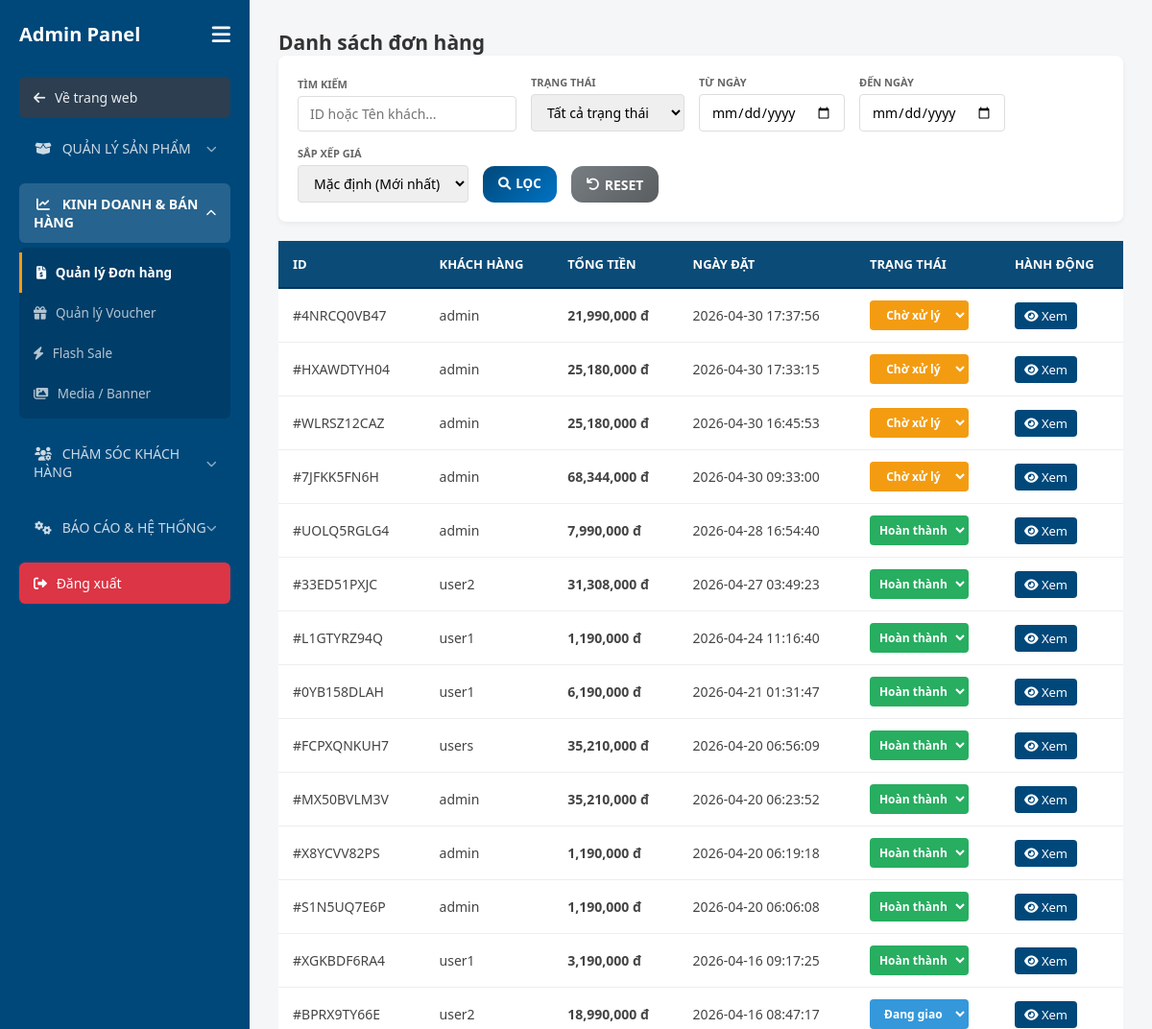
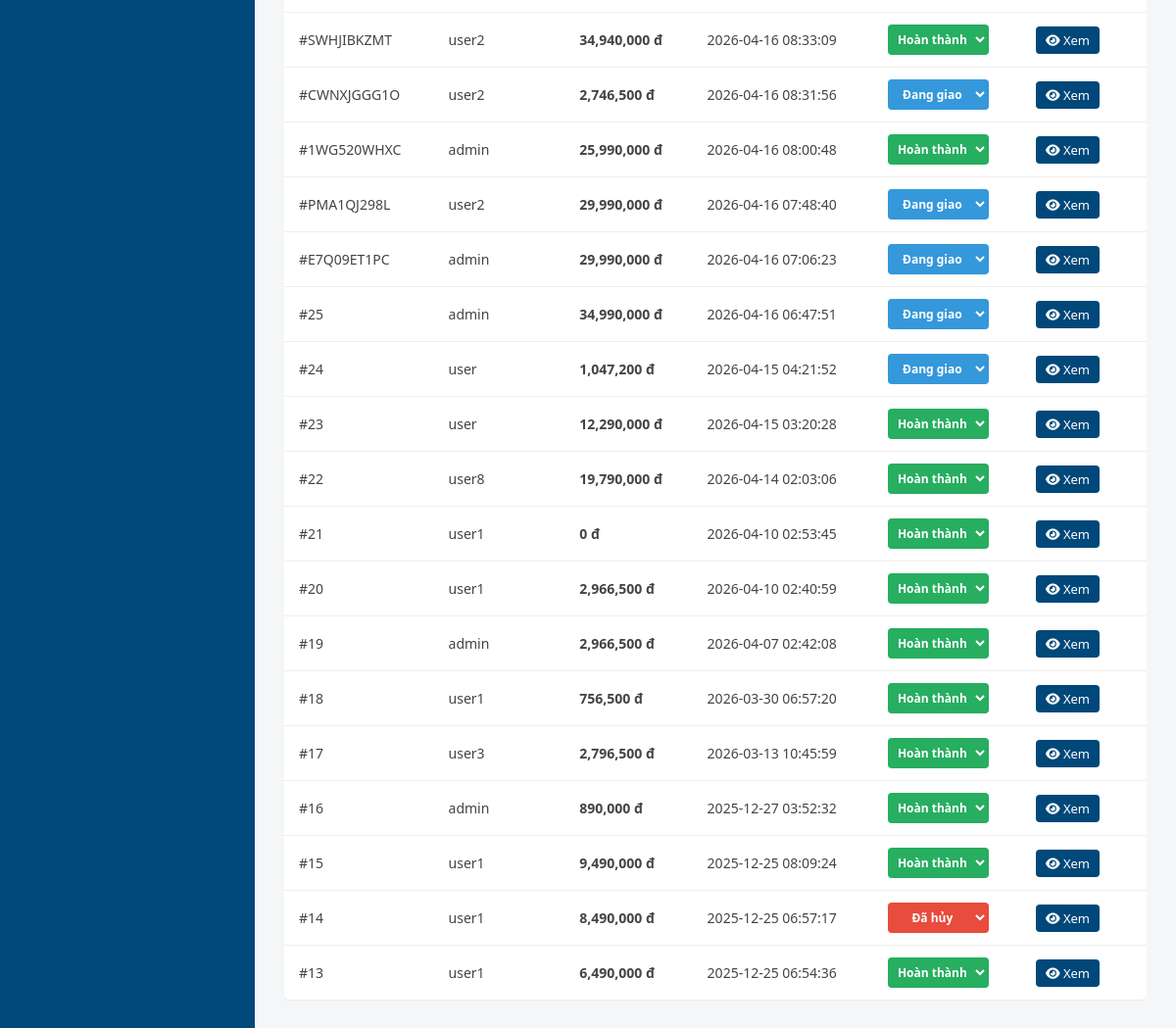
Page /admin/orders.php (signed in) on the committed database (2 pictures, top to bottom).
### tables this page shows
CREATE TABLE `orders` (
  `id` int(11) NOT NULL,
  `order_code` varchar(10) DEFAULT NULL,
  `user_id` int(11) DEFAULT NULL,
  `name` varchar(255) NOT NULL,
  `phone` varchar(20) NOT NULL,
  `address` text NOT NULL,
  `total_price` decimal(15,0) DEFAULT NULL,
  `discount_amount` int(11) NOT NULL DEFAULT 0,
  `status` enum('pending','shipping','completed','cancelled') DEFAULT 'pending',
  `payment_method` enum('cod','banking') NOT NULL DEFAULT 'cod',
  `payment_status` enum('unpaid','paid') NOT NULL DEFAULT 'unpaid',
  `created_at` timestamp NOT NULL DEFAULT current_timestamp()
);

CREATE TABLE `users` (
  `id` int(11) NOT NULL,
  `username` varchar(50) NOT NULL,
  `email` varchar(255) DEFAULT NULL,
  `phone` varchar(20) DEFAULT NULL,
  `address` text DEFAULT NULL,
  `password` varchar(255) NOT NULL,
  `role` enum('admin','user') DEFAULT 'user',
  `created_at` timestamp NOT NULL DEFAULT current_timestamp()
);

### admin/orders.php (the view, shortened to what this page needs)
<?php
include '../config/db.php';
?>
<!DOCTYPE html>
<html lang="vi">
<head>
    <link rel="stylesheet" href="../assets/css/admin.css">
    <link rel="stylesheet" href="../assets/css/orders.css">
    <link rel="stylesheet" href="https://cdnjs.cloudflare.com/ajax/libs/font-awesome/6.0.0/css/all.min.css">
</head>
<body>
    <div class="admin-container">
        <?php include '../includes/admin_sidebar.php'; ?>
        <div class="admin-content">
            <h2>Danh sách đơn hàng</h2>
            <div class="adm-order-filter-wrapper">
                <form method="GET" class="adm-order-filter-form">
                    <div class="adm-order-filter-item">
                        <label>Tìm kiếm</label>
                        <input type="text" name="q" value="<?= htmlspecialchars($_GET['q'] ?? '') ?>"
                            class="adm-order-filter-control" placeholder="ID hoặc Tên khách...">
                    </div>
                    <div class="adm-order-filter-item">
                        <label>Trạng thái</label>
                        <select name="status" class="adm-order-filter-control">
                            <option value="">Tất cả trạng thái</option>
                        </select>
                    </div>
                    <div class="adm-order-filter-item">
                        <label>Từ ngày</label>
                        <input type="date" name="date_from" value="<?= $_GET['date_from'] ?? '' ?>"
                            class="adm-order-filter-control">
                    </div>
                    <div class="adm-order-filter-item">
                        <label>Đến ngày</label>
                        <input type="date" name="date_to" value="<?= $_GET['date_to'] ?? '' ?>"
                            class="adm-order-filter-control">
                    </div>
                    <div class="adm-order-filter-item">
                        <label>Sắp xếp giá</label>
                        <select name="sort_price" class="adm-order-filter-control">
                            <option value="">Mặc định (Mới nhất)</option>
                        </select>
                    </div>
                    <button type="submit" class="adm-order-filter-btn">
                        <i class="fa fa-search"></i> LỌC
                    </button>
                    <a href="orders.php" class="adm-order-filter-btn adm-order-filter-btn-reset">
                        <i class="fa fa-undo"></i> RESET
                    </a>
                </form>
            </div>
            <table class="admin-table">
                <thead>
                    <tr>
                        <th>ID</th>
                        <th>Khách hàng</th>
                        <th>Tổng tiền</th>
                        <th>Ngày đặt</th>
                        <th>Trạng thái</th>
                        <th>Hành động</th>
                    </tr>
                </thead>
                <tbody>
                    <?php
                    $where = ["1=1"];
                    $order_by = "orders.created_at DESC";
                    $sql = "SELECT orders.*, users.username FROM orders
                            LEFT JOIN users ON orders.user_id = users.id
                            WHERE " . implode(" AND ", $where) . "
                            ORDER BY $order_by";
                    $stmt = $conn->prepare($sql);
                    $stmt->execute();
                    $res = $stmt->get_result();
                    if ($res->num_rows > 0):
                        while($row = $res->fetch_assoc()): ?>
                    <tr>
                        <td>#<?= $row['order_code'] ?? $row['id'] ?></td>
                        <td><?= $row['username'] ?? 'Khách lẻ' ?></td>
                        <?php $final_admin = max(0, $row['total_price'] - $row['discount_amount']); ?>
                        <td class="order-total-price"><?= number_format($final_admin) ?> đ</td>
                        <td><?= $row['created_at'] ?></td>
                        <td>
                            <select onchange="updateStatus(<?= $row['id'] ?>, this.value)"
                                class="status-badge bg-<?= $row['status'] ?> status-badge-select">
                                <option value="pending" <?= $row['status']=='pending'?'selected':'' ?>>Chờ xử lý
                                </option>
                                <option value="shipping" <?= $row['status']=='shipping'?'selected':'' ?>>Đang giao
                                </option>
                                <option value="completed" <?= $row['status']=='completed'?'selected':'' ?>>Hoàn thành
                                </option>
                                <option value="cancelled" <?= $row['status']=='cancelled'?'selected':'' ?>>Đã hủy
                                </option>
                            </select>
                        </td>
                        <td>
                            <button onclick="viewOrderDetail(<?= $row['id'] ?>)" title="Xem chi tiết" class="btn-view-order">
                                <i class="fa fa-eye"></i> Xem
                            </button>
                        </td>
                    </tr>
                    <?php endwhile;
                    else: ?>
                    <tr>
                        <td colspan="6" class="text-center-pad">Chưa có đơn hàng nào.</td>
                    </tr>
                    <?php endif; ?>
                </tbody>
            </table>
        </div>
        </div>
</body>
</html>

### assets/css/admin.css (style rules this page uses)
:root { --primary: #00487a; --accent: #dc3545; --bg-gray: #f4f6f8; --white: #ffffff; --text: #333; --border: #e5e7eb; }
* { margin: 0; padding: 0; box-sizing: border-box; font-family: "Segoe UI", sans-serif; }
body { background-color: var(--bg-gray); color: var(--text); font-size: 14px; animation: pageSmoothLoad 0.25s ease-out forwards; }
.admin-content { transition: opacity 0.3s ease; }
a { text-decoration: none; color: inherit; }
.admin-container { display: flex; min-height: 100vh; background: #f4f6f8; }
.admin-content { flex: 1; padding: 30px; overflow-y: auto; }
.admin-table { width: 100%; border-collapse: collapse; background: white; border-radius: 8px; font-size: 14px; margin-top: 0 !important; box-shadow: none !important; }
.admin-table thead { background-color: #264980; color: white; }
.admin-table thead th { padding: 15px; text-align: left; font-weight: 700; text-transform: uppercase; font-size: 13px; border-bottom: 2px solid #00365a; position: sticky; top: 0; z-index: 10; background-color: #0a4b78; }
.admin-table td { padding: 12px 15px; border-bottom: 1px solid #eee; vertical-align: middle; color: #444; }
.status-badge { padding: 5px 10px; border-radius: 20px; font-size: 12px; font-weight: bold; color: #fff; display: inline-block; text-align: center; min-width: 100px; }
.adm-order-filter-wrapper { background: #fff; padding: 20px; border-radius: 8px; margin-bottom: 20px; box-shadow: 0 2px 5px rgba(0, 0, 0, 0.05); }
.adm-order-filter-form { display: flex; flex-wrap: wrap; gap: 15px; align-items: flex-end; }
.adm-order-filter-item { flex: 0 1 auto; min-width: 140px; }
.adm-order-filter-item label { display: block; font-size: 11px; font-weight: 700; margin-bottom: 5px; color: #666; text-transform: uppercase; }
.adm-order-filter-control { width: 100%; padding: 8px 12px; border: 1px solid #ddd; border-radius: 4px; font-size: 14px; outline: none; }
.adm-order-filter-btn { height: 38px; padding: 0 20px; background: var(--primary); color: white; border: none; border-radius: 4px; cursor: pointer; font-weight: bold; display: flex; align-items: center; gap: 5px; }
.adm-order-filter-btn-reset { background: linear-gradient(135deg, #777e82, #595d60) !important; text-decoration: none; }

### assets/css/orders.css (style rules this page uses)
.adm-order-filter-btn { background: linear-gradient(135deg, #00487a, #0073c4); color: white; padding: 8px 16px; border: none; border-radius: 12px; cursor: pointer; font-weight: bold; text-decoration: none; display: inline-flex; align-items: center; gap: 5px; line-height: 1.5; }
.status-badge-select { padding: 5px; border-radius: 4px; border: 1px solid transparent; color: white; font-weight: bold; cursor: pointer; outline: none; }
.status-badge-select option { background-color: white; color: black; font-weight: normal; }
.bg-pending { background-color: #f39c12 !important; color: white !important; }
.bg-shipping { background-color: #3498db !important; color: white !important; }
.bg-completed { background-color: #27ae60 !important; color: white !important; }
.bg-cancelled { background-color: #e74c3c !important; color: white !important; }
.btn-view-order { background: #00487a; color: #fff; border: none; padding: 5px 10px; border-radius: 4px; cursor: pointer; font-size: 13px; }
.order-total-price { color: #d9534f; font-weight: bold; }

### rows in the picture
orders: order_code "4NRCQ0VB47", user.username "admin", final_admin "21,990,000", created_at "2026-04-30 17:37:56", status+id "Chờ xử lý"
orders: order_code "HXAWDTYH04", user.username "admin", final_admin "25,180,000", created_at "2026-04-30 17:33:15", status+id "Chờ xử lý"
orders: order_code "WLRSZ12CAZ", user.username "admin", final_admin "25,180,000", created_at "2026-04-30 16:45:53", status+id "Chờ xử lý"
orders: order_code "7JFKK5FN6H", user.username "admin", final_admin "68,344,000", created_at "2026-04-30 09:33:00", status+id "Chờ xử lý"
orders: order_code "UOLQ5RGLG4", user.username "admin", final_admin "7,990,000", created_at "2026-04-28 16:54:40", status+id "Hoàn thành"
orders: order_code "33ED51PXJC", user.username "user2", final_admin "31,308,000", created_at "2026-04-27 03:49:23", status+id "Hoàn thành"
orders: order_code "L1GTYRZ94Q", user.username "user1", final_admin "1,190,000", created_at "2026-04-24 11:16:40", status+id "Hoàn thành"
orders: order_code "0YB158DLAH", user.username "user1", final_admin "6,190,000", created_at "2026-04-21 01:31:47", status+id "Hoàn thành"
orders: order_code "FCPXQNKUH7", user.username "users", final_admin "35,210,000", created_at "2026-04-20 06:56:09", status+id "Hoàn thành"
orders: order_code "MX50BVLM3V", user.username "admin", final_admin "35,210,000", created_at "2026-04-20 06:23:52", status+id "Hoàn thành"
orders: order_code "X8YCVV82PS", user.username "admin", final_admin "1,190,000", created_at "2026-04-20 06:19:18", status+id "Hoàn thành"
orders: order_code "S1N5UQ7E6P", user.username "admin", final_admin "1,190,000", created_at "2026-04-20 06:06:08", status+id "Hoàn thành"
orders: order_code "XGKBDF6RA4", user.username "user1", final_admin "3,190,000", created_at "2026-04-16 09:17:25", status+id "Hoàn thành"
orders: order_code "BPRX9TY66E", user.username "user2", final_admin "18,990,000", created_at "2026-04-16 08:47:17", status+id "Đang giao"
orders: order_code "SWHJIBKZMT", user.username "user2", final_admin "34,940,000", created_at "2026-04-16 08:33:09", status+id "Hoàn thành"
orders: order_code "CWNXJGGG1O", user.username "user2", final_admin "2,746,500", created_at "2026-04-16 08:31:56", status+id "Đang giao"
orders: order_code "1WG520WHXC", user.username "admin", final_admin "25,990,000", created_at "2026-04-16 08:00:48", status+id "Hoàn thành"
orders: order_code "PMA1QJ298L", user.username "user2", final_admin "29,990,000", created_at "2026-04-16 07:48:40", status+id "Đang giao"
orders: order_code "E7Q09ET1PC", user.username "admin", final_admin "29,990,000", created_at "2026-04-16 07:06:23", status+id "Đang giao"
orders: id "25", user.username "admin", final_admin "34,990,000", created_at "2026-04-16 06:47:51", status+id "Đang giao"
orders: id "24", user.username "user", final_admin "1,047,200", created_at "2026-04-15 04:21:52", status+id "Đang giao"
orders: id "23", user.username "user", final_admin "12,290,000", created_at "2026-04-15 03:20:28", status+id "Hoàn thành"
orders: id "22", user.username "user8", final_admin "19,790,000", created_at "2026-04-14 02:03:06", status+id "Hoàn thành"
orders: id "21", user.username "user1", final_admin "0", created_at "2026-04-10 02:53:45", status+id "Hoàn thành"
orders: id "20", user.username "user1", final_admin "2,966,500", created_at "2026-04-10 02:40:59", status+id "Hoàn thành"
orders: id "19", user.username "admin", final_admin "2,966,500", created_at "2026-04-07 02:42:08", status+id "Hoàn thành"
orders: id "18", user.username "user1", final_admin "756,500", created_at "2026-03-30 06:57:20", status+id "Hoàn thành"
orders: id "17", user.username "user3", final_admin "2,796,500", created_at "2026-03-13 10:45:59", status+id "Hoàn thành"
orders: id "16", user.username "admin", final_admin "890,000", created_at "2025-12-27 03:52:32", status+id "Hoàn thành"
orders: id "15", user.username "user1", final_admin "9,490,000", created_at "2025-12-25 08:09:24", status+id "Hoàn thành"
orders: id "14", user.username "user1", final_admin "8,490,000", created_at "2025-12-25 06:57:17", status+id "Đã hủy"
orders: id "13", user.username "user1", final_admin "6,490,000", created_at "2025-12-25 06:54:36", status+id "Hoàn thành"
